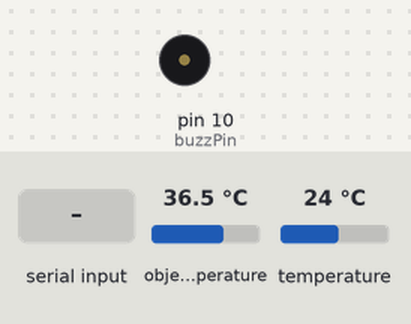
Recording of a sketch running on a simulated Arduino Uno, built with avr-gcc and run on an emulated ATmega328P. Parts: buzzer (waves = sounding, pin HIGH). Wiring (inferred from the names in the program): MLX90614 thermometer at I2C address 0x5A. The inputs (shaded band) are chosen by the test bench; at power-on: object temperature 36.5 °C, temperature 24 °C.

Above: at 1.2 s.
1.3 s: "s" received over Serial
At 2.8 s:
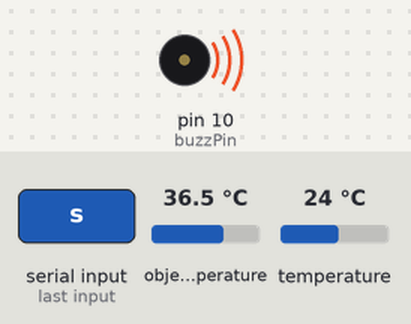
5.4 s: "R" received over Serial
At 6.0 s:
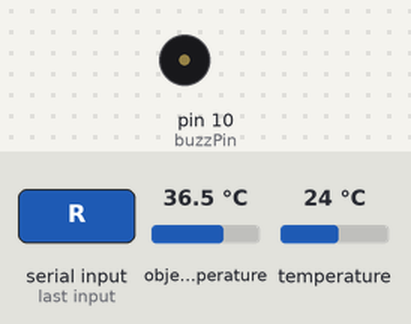
Timing chart, 0 to 8.4 s (numbered marks = the images above; inputs shaded):
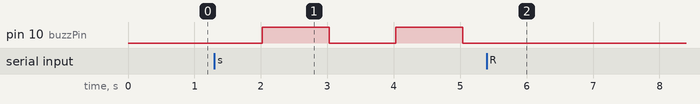

The sketch:

impetus.ino
```cpp
#include <i2cmaster.h>
#include <SoftwareSerial.h>

SoftwareSerial display(8, 9);

int mphonePin = 0;
int buzzPin = 10;
int cycle = 0, vol = 0;
double temp = 0;
boolean flash = false, sample = false, alarm = false, buzz = LOW;

void setup(){
  Serial.begin(9600);

  display.begin(9600);
  display.write(0x76);
  display.write(0x7A);
  display.write(0b11111111);

  i2c_init(); //Initialise the i2c bus
  PORTC = (1 << PORTC4) | (1 << PORTC5);//enable pullups

  float ref = readAmb();

  display.write((int) ref / 10);
  display.write((int) ref % 10);
  display.write((int)(ref * 10) % 10);
  display.write((int)(ref * 100) % 10);

  pinMode(mphonePin, INPUT);
  pinMode(buzzPin, OUTPUT);
}

void serialEvent() {
  while (Serial.available()) {
    char in = (char) Serial.read();
    if (in == 's') {
      display.write(0x7A);
      display.write(0b11111111);
      sample = false;
      alarm = true;
      temp = 0;
      vol = 0;
      cycle = 0;
    } else if (in == 'R') { // RESET
      cycle = vol = 0;
      temp = 0;
      sample = alarm = false;
      display.write(0x79);
      display.write((byte) 0);
      display.write(0x7A);
      display.write(0b11111111);
    } else {
      display.write(in);
    }
  }
}

float mlxRead(byte loc){
  int dev = 0x5A<<1;
  int data_low = 0;
  int data_high = 0;
  int pec = 0;

  i2c_start_wait(dev+I2C_WRITE);
  i2c_write(loc);

  // read
  i2c_rep_start(dev+I2C_READ);
  data_low = i2c_readAck(); //Read 1 byte and then send ack
  data_high = i2c_readAck(); //Read 1 byte and then send ack
  pec = i2c_readNak();
  i2c_stop();

  //This converts high and low bytes together and processes temperature, MSB is a error bit and is ignored for temps
  double tempFactor = 0.02; // 0.02 degrees per LSB (measurement resolution of the MLX90614)
  double tempData = 0x0000; // zero out the data
  int frac; // data past the decimal point

  // This masks off the error bit of the high byte, then moves it left 8 bits and adds the low byte.
  tempData = (double)(((data_high & 0x007F) << 8) + data_low);
  tempData = (tempData * tempFactor)-0.01;

  float celcius = tempData - 273.15;
  float fahrenheit = (celcius*1.8) + 32;

  return fahrenheit;
}

float readTemp() {
  return mlxRead(0x07);
}

float readAmb() {
  return mlxRead(0x06);
}

int readVol() {
  int readings[50], minR = 1023, maxR = 0;
  for (int i = 0; i < 50; i++) {
    readings[i] = analogRead(mphonePin);
    delay(1);
  }
  for (int i = 0; i < 50; i++) {
    if (readings[i] > maxR)
      maxR = readings[i];
    else if (readings[i] < minR)
      minR = readings[i];
  }
  return maxR-minR;
}

void loop() {
  if (sample) {
    float tt = readTemp();
    int tv = readVol();
    if (tt > temp)
      temp = tt;
    if (tv > vol)
      vol = tv;
    cycle++;
    if (cycle == 60) {
      cycle = 0;
      if (Serial) {
        Serial.print(temp);
        Serial.print(" ");
        Serial.print(readAmb());
        Serial.print(" ");
        Serial.println(vol);
      }
      temp = 0;
      vol = 0;
    }
  } else {
    if (alarm && readTemp() <= readAmb() + 5)
      cycle++;
    else if (!alarm && readTemp() > readAmb() + 5)
      cycle++;
    else
      cycle = 0;
    if (cycle > 10 && alarm)
      buzz = true; // Don't buzz, but still be able to reset.
    if (cycle == 60) {
      if (alarm) {
        alarm = false;
        display.write(0x7A);
        display.write(0b11111111);
      } else {
        sample = true;
        display.write(0x7A);
        display.write(0b01111111);
        if (Serial)
          Serial.println("S");
      }
      cycle = 0;
    }
  }

  if (alarm || buzz) {
    buzz = !buzz;
    digitalWrite(buzzPin, buzz);
  }

  flash = !flash;
  display.write(0x77);
  display.write(flash << 4 | sample << 3 | alarm | alarm << 1 | alarm << 2 | alarm << 3);

  delay(1000); // wait a second before printing again
}
```

twimaster.cpp
```cpp
/*************************************************************************
* Title:    I2C master library using hardware TWI interface
* Author:   Peter Fleury <pfleury@gmx.ch>  http://jump.to/fleury
* File:     $Id: twimaster.c,v 1.3 2005/07/02 11:14:21 Peter Exp $
* Software: AVR-GCC 3.4.3 / avr-libc 1.2.3
* Target:   any AVR device with hardware TWI
* Usage:    API compatible with I2C Software Library i2cmaster.h
**************************************************************************/
#include <inttypes.h>
#include <compat/twi.h>

#include <i2cmaster.h>


/* define CPU frequency in Mhz here if not defined in Makefile */
#ifndef F_CPU
#define F_CPU 8000000UL
#endif

/* I2C clock in Hz */
#define SCL_CLOCK 50000L


/*************************************************************************
 Initialization of the I2C bus interface. Need to be called only once
*************************************************************************/
void i2c_init(void)
{
  /* initialize TWI clock: 100 kHz clock, TWPS = 0 => prescaler = 1 */

  TWSR = 0;                         /* no prescaler */
  TWBR = ((F_CPU/SCL_CLOCK)-16)/2;  /* must be > 10 for stable operation */

}/* i2c_init */


/*************************************************************************
  Issues a start condition and sends address and transfer direction.
  return 0 = device accessible, 1= failed to access device
*************************************************************************/
unsigned char i2c_start(unsigned char address)
{
    uint8_t   twst;

	// send START condition
	TWCR = (1<<TWINT) | (1<<TWSTA) | (1<<TWEN);

	// wait until transmission completed
	while(!(TWCR & (1<<TWINT)));

	// check value of TWI Status Register. Mask prescaler bits.
	twst = TW_STATUS & 0xF8;
	if ( (twst != TW_START) && (twst != TW_REP_START)) return 1;

	// send device address
	TWDR = address;
	TWCR = (1<<TWINT) | (1<<TWEN);

	// wail until transmission completed and ACK/NACK has been received
	while(!(TWCR & (1<<TWINT)));

	// check value of TWI Status Register. Mask prescaler bits.
	twst = TW_STATUS & 0xF8;
	if ( (twst != TW_MT_SLA_ACK) && (twst != TW_MR_SLA_ACK) ) return 1;

	return 0;

}/* i2c_start */


/*************************************************************************
 Issues a start condition and sends address and transfer direction.
 If device is busy, use ack polling to wait until device is ready

 Input:   address and transfer direction of I2C device
*************************************************************************/
void i2c_start_wait(unsigned char address)
{
    uint8_t   twst;


    while ( 1 )
    {
	    // send START condition
	    TWCR = (1<<TWINT) | (1<<TWSTA) | (1<<TWEN);

    	// wait until transmission completed
    	while(!(TWCR & (1<<TWINT)));

    	// check value of TWI Status Register. Mask prescaler bits.
    	twst = TW_STATUS & 0xF8;
    	if ( (twst != TW_START) && (twst != TW_REP_START)) continue;

    	// send device address
    	TWDR = address;
    	TWCR = (1<<TWINT) | (1<<TWEN);

    	// wail until transmission completed
    	while(!(TWCR & (1<<TWINT)));

    	// check value of TWI Status Register. Mask prescaler bits.
    	twst = TW_STATUS & 0xF8;
    	if ( (twst == TW_MT_SLA_NACK )||(twst ==TW_MR_DATA_NACK) )
    	{
    	    /* device busy, send stop condition to terminate write operation */
	        TWCR = (1<<TWINT) | (1<<TWEN) | (1<<TWSTO);

	        // wait until stop condition is executed and bus released
	        while(TWCR & (1<<TWSTO));

    	    continue;
    	}
    	//if( twst != TW_MT_SLA_ACK) return 1;
    	break;
     }

}/* i2c_start_wait */


/*************************************************************************
 Issues a repeated start condition and sends address and transfer direction

 Input:   address and transfer direction of I2C device

 Return:  0 device accessible
          1 failed to access device
*************************************************************************/
unsigned char i2c_rep_start(unsigned char address)
{
    return i2c_start( address );

}/* i2c_rep_start */


/*************************************************************************
 Terminates the data transfer and releases the I2C bus
*************************************************************************/
void i2c_stop(void)
{
    /* send stop condition */
	TWCR = (1<<TWINT) | (1<<TWEN) | (1<<TWSTO);

	// wait until stop condition is executed and bus released
	while(TWCR & (1<<TWSTO));

}/* i2c_stop */


/*************************************************************************
  Send one byte to I2C device

  Input:    byte to be transfered
  Return:   0 write successful
            1 write failed
*************************************************************************/
unsigned char i2c_write( unsigned char data )
{
    uint8_t   twst;

	// send data to the previously addressed device
	TWDR = data;
	TWCR = (1<<TWINT) | (1<<TWEN);

	// wait until transmission completed
	while(!(TWCR & (1<<TWINT)));

	// check value of TWI Status Register. Mask prescaler bits
	twst = TW_STATUS & 0xF8;
	if( twst != TW_MT_DATA_ACK) return 1;
	return 0;

}/* i2c_write */


/*************************************************************************
 Read one byte from the I2C device, request more data from device

 Return:  byte read from I2C device
*************************************************************************/
unsigned char i2c_readAck(void)
{
	TWCR = (1<<TWINT) | (1<<TWEN) | (1<<TWEA);
	while(!(TWCR & (1<<TWINT)));

    return TWDR;

}/* i2c_readAck */


/*************************************************************************
 Read one byte from the I2C device, read is followed by a stop condition

 Return:  byte read from I2C device
*************************************************************************/
unsigned char i2c_readNak(void)
{
	TWCR = (1<<TWINT) | (1<<TWEN);
	while(!(TWCR & (1<<TWINT)));

    return TWDR;

}/* i2c_readNak */
```

Measured:
- after the input at 1.3 s, pin 10 (buzzPin): alternates HIGH for 1.0 s and LOW for 1.0 s, starting after 0.72 s
- after the input at 5.4 s, pin 10 (buzzPin): stops changing and stays LOW
